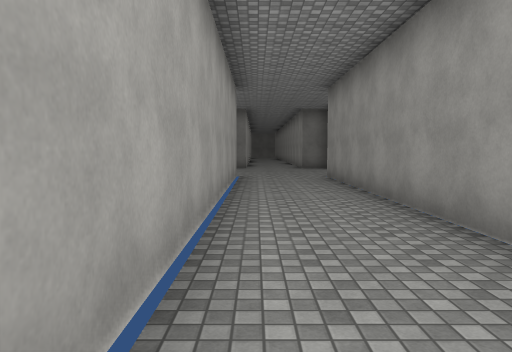
[1] (above)

13 first-person views from a walk through a scene from a Unity 3-D project. The camera is 1.5 m above the floor, tilts 4° down and sees 70° across. The floor is counted in squares, 2 m on a side. Each view is taken from the middle of a square. On the plan, view 1 faces up. The plan holds only what a view shows up to about 11 squares ahead; the rest is blank. The place goes on beyond the plan. Surface patterns are stand-ins for the level's own textures.

[2]
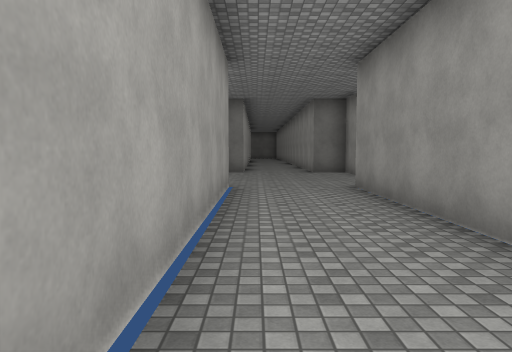

[3]
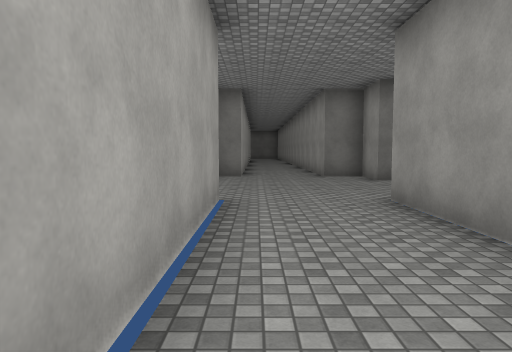

[4]
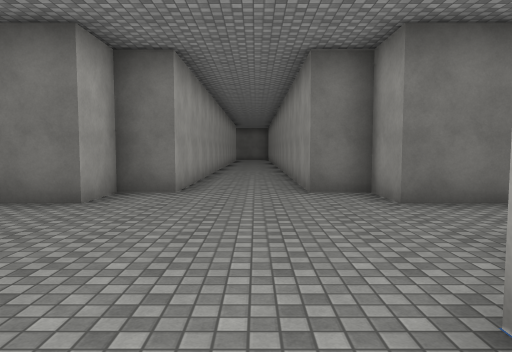

[5]
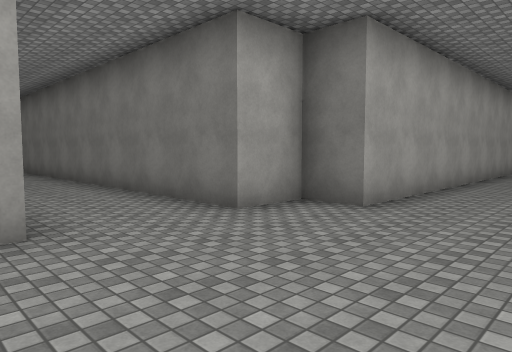

[6]
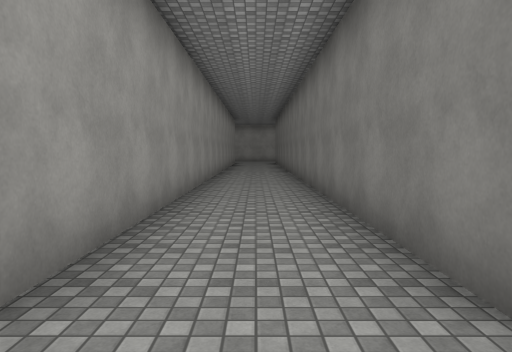

[7]
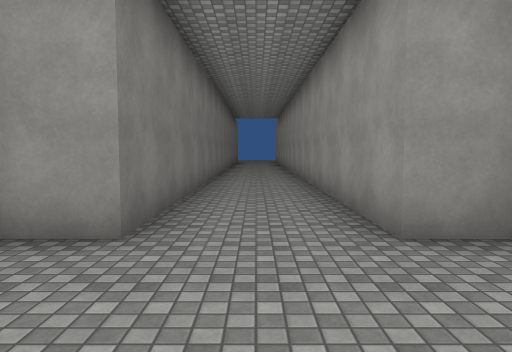

[8]
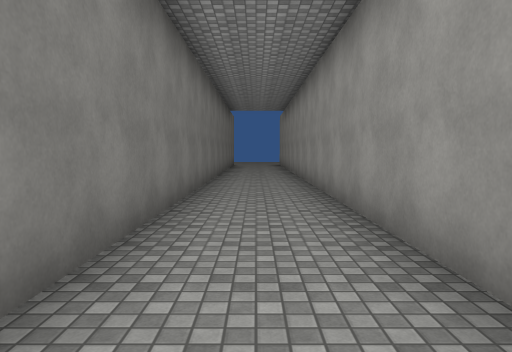

[9]
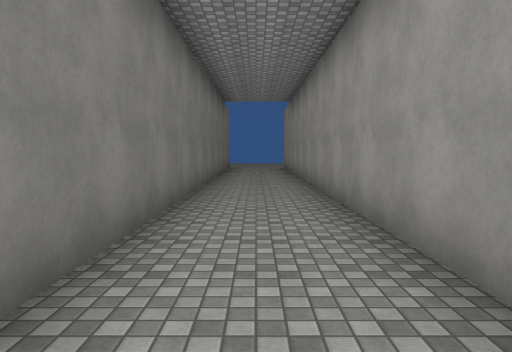

[10]
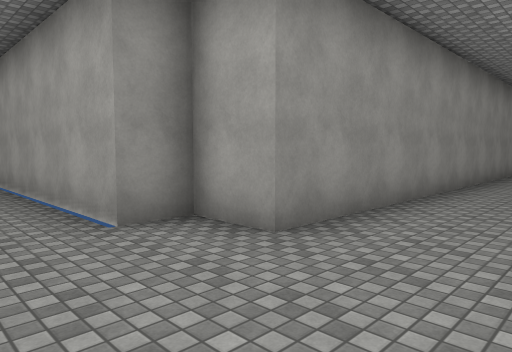

[11]
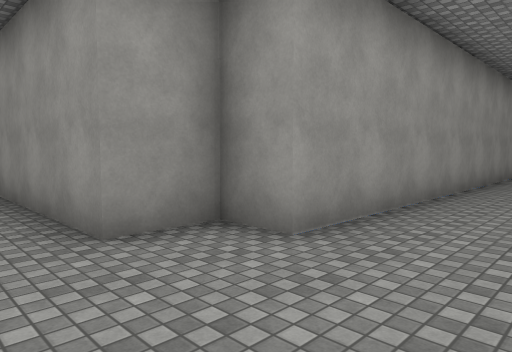

[12]
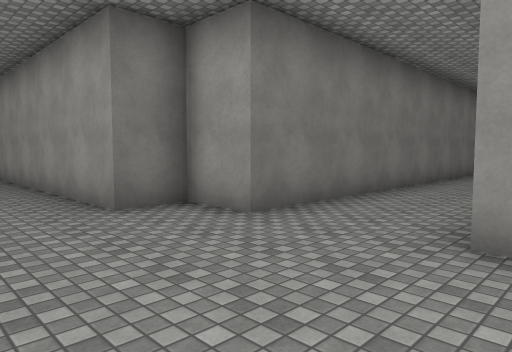

[13]
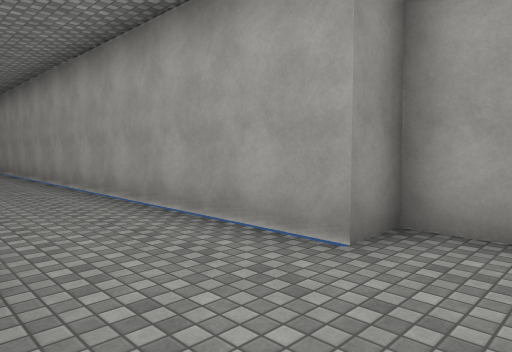

### Floor plan
Points are (right, up) in squares from view 1. A wall is a line through its corners. A room is listed if a view was taken in it or the views show most of it. See-through windows are left out.
Room 1 (views 1, 2, 3, 4)
walls: (2, 1.4) (2, 10.5); (-0.6, 10.5) (-0.6, -1)
ways out: opening at (0.5, 11) to room 2
Room 2 (views 5, 6, 7, 8, 9, 10, 11, 12, 13)
walls: (2, 10.5) (3, 10.5) (3, 11.8) (16.4, 11.8); (-0.6, 18.5) (-0.6, 15.5) (-1.5, 15.5) (-1.5, 14.1) (-11, 14.1); (-11.6, 11.8) (-1.5, 11.8) (-1.5, 10.5) (-0.6, 10.5); (16.5, 14.1) (3, 14.1) (3, 15.5) (2, 15.5) (2, 18.5)
ways out: opening at (0.5, 11) to room 1

Positions as (right, up) in squares from view 1, and headings:
1: (0, 0), facing up
2: (0, 3), facing up
3: (0, 5), facing up
4: (1, 9), facing up
5: (2, 11), facing up-left
6: (0, 13), facing left
7: (0, 13), facing right
8: (4, 13), facing right
9: (7, 13), facing right
10: (1, 14), facing down-left
11: (0, 13), facing down-right
12: (0, 11), facing up-right
13: (2, 12), facing down-left
